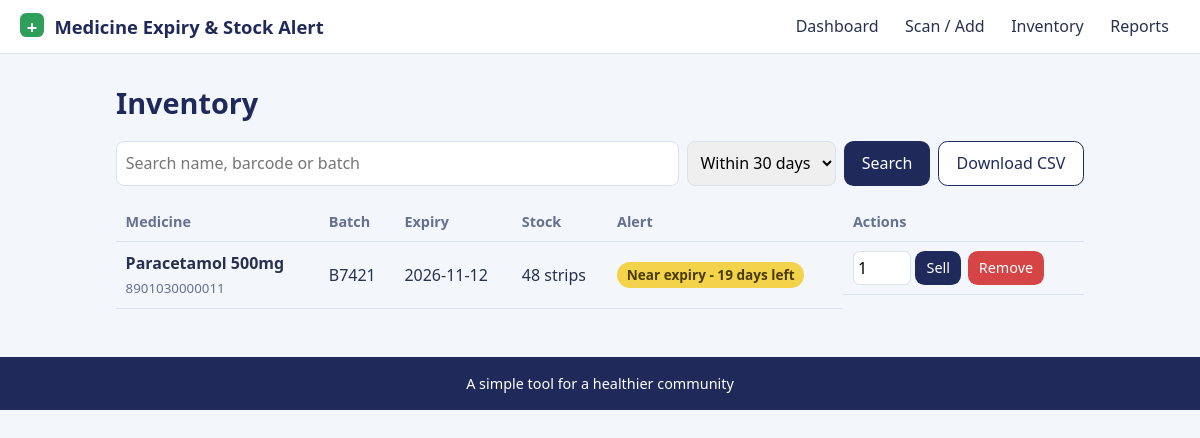
Page /inventory?filter=near on the committed database.
### tables this page shows
CREATE TABLE medicines (
            id INTEGER PRIMARY KEY AUTOINCREMENT,
            barcode TEXT NOT NULL DEFAULT '',
            name TEXT NOT NULL,
            batch_no TEXT NOT NULL DEFAULT '',
            expiry_date TEXT NOT NULL,
            quantity INTEGER NOT NULL DEFAULT 0,
            added_on TEXT NOT NULL
        );

### app.py (the view)
@app.route("/inventory")
def inventory():
    q = request.args.get("q", "").strip().lower()
    flt = request.args.get("filter", "all")
    meds = all_medicines()
    if q:
        meds = [m for m in meds if q in m["name"].lower() or q in m["barcode"] or q in m["batch_no"].lower()]
    if flt != "all":
        meds = [m for m in meds if m["status"]["key"] == flt]
    return render_template("inventory.html", meds=meds, q=q, flt=flt)

### app.py (called while the page is built)
def db():
    if "db" not in g:
        g.db = sqlite3.connect(DB_PATH)
        g.db.row_factory = sqlite3.Row
    return g.db

def status_of(expiry_str):
    days = (datetime.strptime(expiry_str, "%Y-%m-%d").date() - date.today()).days
    if days < 0:
        return {"key": "expired", "label": f"Expired {-days} day(s) ago", "days": days}
    if days <= CRITICAL_DAYS:
        return {"key": "critical", "label": f"Expires in {days} day(s)", "days": days}
    if days <= NEAR_DAYS:
        return {"key": "near", "label": f"Near expiry - {days} days left", "days": days}
    return {"key": "ok", "label": f"Safe - {days} days left", "days": days}

def enrich(rows):
    out = []
    for r in rows:
        d = dict(r)
        d["status"] = status_of(d["expiry_date"])
        out.append(d)
    return out

def all_medicines():
    return enrich(db().execute(
        "SELECT * FROM medicines ORDER BY expiry_date ASC, name ASC").fetchall())

### templates/inventory.html (shortened to what this page needs)
{% extends "base.html" %}
{% from "_macros.html" import table %}
{% block content %}
<h1>Inventory</h1>
<form class="filters" method="get">
  <input name="q" value="{{ q }}" placeholder="Search name, barcode or batch" aria-label="Search">
  <select name="filter" aria-label="Filter by status">
    {% for k, l in [('all','All'),('expired','Expired'),('critical','Within 7 days'),('near','Within 30 days'),('ok','Safe')] %}
    <option value="{{ k }}" {{ 'selected' if flt == k }}>{{ l }}</option>{% endfor %}
  </select>
  <button class="btn">Search</button>
  <a class="btn ghost" href="{{ url_for('export_csv') }}">Download CSV</a>
</form>
{{ table(meds) }}
{% endblock %}

### templates/_macros.html
{% macro badge(s) %}<span class="badge {{ s.key }}">{{ s.label }}</span>{% endmacro %}
{% macro table(meds, actions=True) %}
{% if meds %}
<div class="table-wrap"><table>
  <thead><tr><th>Medicine</th><th>Batch</th><th>Expiry</th><th>Stock</th><th>Alert</th>{% if actions %}<th>Actions</th>{% endif %}</tr></thead>
  <tbody>
  {% for m in meds %}
  <tr class="row-{{ m.status.key }}">
    <td><strong>{{ m.name }}</strong><br><small>{{ m.barcode or 'no barcode' }}</small></td>
    <td>{{ m.batch_no or '-' }}</td>
    <td>{{ m.expiry_date }}</td>
    <td>{{ m.quantity }} strips</td>
    <td>{{ badge(m.status) }}</td>
    {% if actions %}
    <td class="actions">
      <form method="post" action="{{ url_for('sell', med_id=m.id) }}">
        <input type="number" name="quantity" value="1" min="1" aria-label="Strips to remove">
        <button class="btn small">Sell</button>
      </form>
      <form method="post" action="{{ url_for('delete', med_id=m.id) }}" onsubmit="return confirm('Remove this entry?')">
        <button class="btn small danger">Remove</button>
      </form>
    </td>
    {% endif %}
  </tr>
  {% endfor %}
  </tbody>
</table></div>
{% else %}<p class="empty">Nothing here yet.</p>{% endif %}
{% endmacro %}

### static/style.css (style rules this page uses)
:root { --navy:#1f2a5a; --ink:#27304f; --muted:#667090; --bg:#f3f7fb; --line:#d9e2ee; --red:#d64545; --red-bg:#fdecec; --orange:#e07b1a; --orange-bg:#fff0e0; --yellow-bg:#fff8dc; --green:#2e9e5b; --green-bg:#e6f6ec; --blue:#3b6fd4; }
* { box-sizing:border-box }
body { margin:0;font:16px/1.5 "Segoe UI",system-ui,-apple-system,Roboto,sans-serif;color:var(--ink);background:var(--bg) }
h1 { color:var(--navy);margin:.2rem 0 .4rem;font-size:1.8rem }
.btn { display:inline-block;border:0;border-radius:.6rem;background:var(--navy);color:#fff;padding:.6rem 1.1rem;font:inherit;cursor:pointer;text-decoration:none }
.btn.ghost { background:#fff;color:var(--navy);border:1px solid var(--navy) }
.btn.danger { background:var(--red) }
.btn.small { padding:.3rem .7rem;font-size:.9rem }
.table-wrap { overflow-x:auto }
table { width:100%;border-collapse:collapse }
th,td { text-align:left;padding:.55rem .6rem;border-bottom:1px solid var(--line);vertical-align:middle }
th { color:var(--muted);font-weight:600;font-size:.9rem }
small { color:var(--muted) }
.badge { display:inline-block;padding:.15rem .6rem;border-radius:2rem;font-size:.85rem;font-weight:600;white-space:nowrap }
.badge.near { background:#f3d34a;color:#4a3b00 }
.actions { display:flex;gap:.4rem;flex-wrap:wrap }
.actions form { display:flex;gap:.3rem }
.actions input { width:3.6rem;padding:.25rem;border:1px solid var(--line);border-radius:.4rem }
.filters { display:flex;flex-wrap:wrap;gap:.5rem;margin:1rem 0 }
.filters input,.filters select { padding:.55rem;border:1px solid var(--line);border-radius:.5rem;font:inherit }
.filters input { flex:1;min-width:200px }
form input { display:block;width:100%;margin-top:.3rem;padding:.7rem;border:1px solid var(--line);border-radius:.5rem;font:inherit }
.actions input,.filters input { margin-top:0 }

### rows in the picture
medicines: name "Paracetamol 500mg", barcode "8901030000011", batch_no "B7421", expiry_date "2026-11-12", quantity "48", label "Near expiry - 19 days left"

### other values in the picture
form field filter "Within 30 days"
